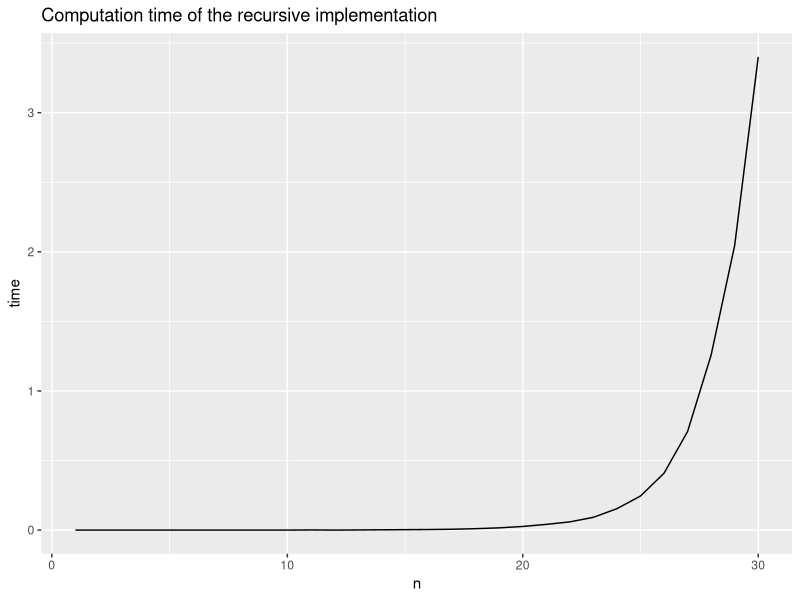

R code for this plot:
## ---- chunk 1
library(tidyverse)
fib_exp <- function(n) {
  if (n == 1) return(0)
  if (n == 2) return(1)
  return(fib_exp(n-1) + fib_exp(n-2))
}
exponential_time <- data_frame(n = 1:30, time = 0)
for (i in 1:30) {
  exponential_time[i, 2] <- system.time(fib_exp(i))[3]
}

ggplot(exponential_time, aes(n, time)) +
  geom_line() +
  ggtitle("Computation time of the recursive implementation")
